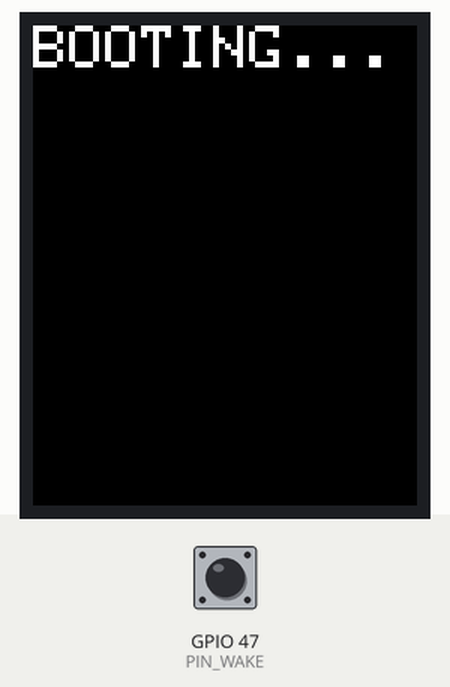
Simulated run of this sketch. Board: ESP32-S3. Parts: 128×160 colour display. The test bench sets the inputs (shaded band); at power-on: GPIO 47 (PIN_WAKE) HIGH. WiFi joins after 1.5 s; servers stay silent unless stated; I2S audio is not simulated (input reads silence); what the sketch prints to the serial monitor is not drawn.

Above: at 0.7 s.
At 5.4 s:
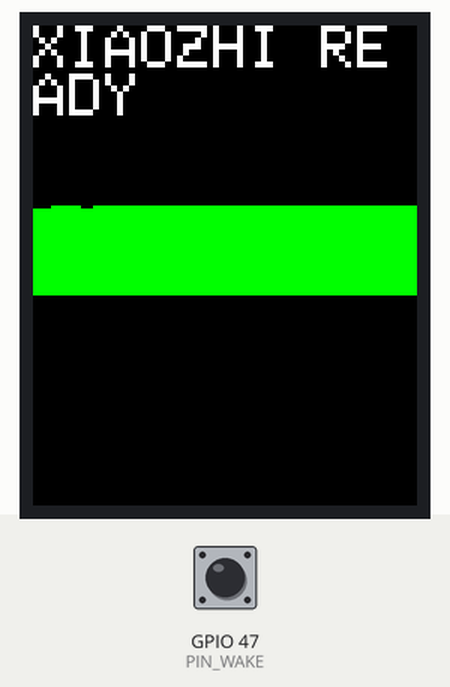
5.5 s: GPIO 47 (PIN_WAKE) pulled LOW for 0.15 s
At 6.6 s:
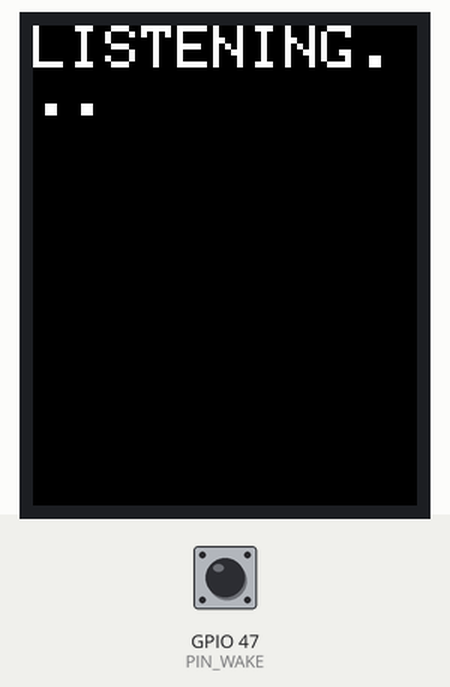
At 8.2 s:
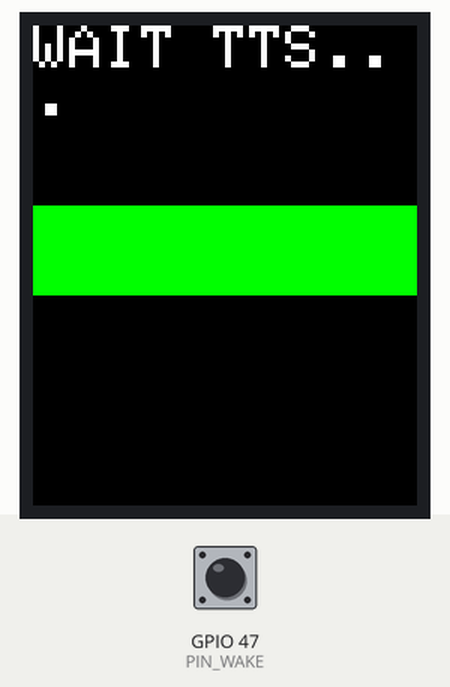
10.1 s: GPIO 47 (PIN_WAKE) pulled LOW for 1 s
13.6 s: GPIO 47 (PIN_WAKE) pulled LOW for 3.2 s
Timing chart, 0 to 16.6 s (numbered marks = the images above; inputs shaded):
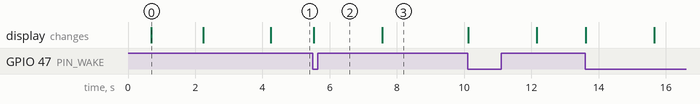

The sketch:

Xiaozhi_FULL.ino
```cpp
#include <Arduino.h>
#include "Config.h"
#include "WiFiManager.h"
#include "ButtonManager.h"
#include "MicINMP441.h"
#include "DisplayManager.h"
#include "AudioPlayer.h"
#include "MicINMP441.h"
#include "XiaozhiClient.h"


#define WAKE_WORD_PIN PIN_WAKE


bool wakeDetected = false;

void IRAM_ATTR onWakePress() {
    wakeDetected = true;  // detect wake word button press
}

int16_t micBuf[AUDIO_BUF];

void setup() {
  Serial.begin(115200);
  delay(500);

  // ===== LCD =====
  DisplayManager::init();
  DisplayManager::showText("BOOTING...");

  // ===== WIFI =====
  WiFiManager::connect();
  DisplayManager::showText("WIFI OK");

  // ===== INPUT =====
  ButtonManager::init();
  //
  pinMode(WAKE_WORD_PIN, INPUT_PULLUP);
  attachInterrupt(digitalPinToInterrupt(WAKE_WORD_PIN), onWakePress, FALLING);


  // ===== AUDIO =====
  MicINMP441::init();
  AudioPlayer::init();

  // ===== XIAOZHI =====
  XiaozhiClient::init();
  DisplayManager::showText("XIAOZHI READY");

  Serial.println("Xiaozhi AI Ready");

  delay(2000);              // ⏳ chờ websocket ổn định
  //XiaozhiClient::testSpeakHello(); // 🔥 TEST NÓI
}


static unsigned long lastSend = 0;
static bool talking = false;

//void loop() {
  // XiaozhiClient::loop();

  // if (ButtonManager::wakePressed()) {
  //   talking = true;

  //   if (millis() - lastSend > 40) {   // ~25 gói / giây
  //     static int16_t micBuf[AUDIO_BUF];
  //     size_t len = MicINMP441::read(micBuf, AUDIO_BUF);
  //     XiaozhiClient::sendAudio(micBuf, len);
  //     lastSend = millis();

  //     DisplayManager::showText("LISTENING...");
  //   }
  // }
  // else if (talking) {
  //   // vừa nhả nút xong → kết thúc nói
  //   XiaozhiClient::endAudio();
  //   DisplayManager::showText("PROCESSING...");
  //   talking = false;
  // }
//}

void loop() {
   XiaozhiClient::loop();

    static const size_t RECORD_SAMPLES = SAMPLE_RATE * 2; // 2s buffer
    static int16_t* pcmBuffer = nullptr;
    if (!pcmBuffer) pcmBuffer = (int16_t*)malloc(RECORD_SAMPLES * sizeof(int16_t));

    if (wakeDetected) {
        wakeDetected = false;
        DisplayManager::showText("LISTENING...");
        Serial.println("[WAKE] Recording audio...");

        // 🔹 Ghi âm từ MIC
        MicINMP441::recordPCM(pcmBuffer, RECORD_SAMPLES);

        // 🔹 Gửi đến Xiaozhi
        XiaozhiClient::sendAudio(pcmBuffer, RECORD_SAMPLES);
        XiaozhiClient::endAudio();

        DisplayManager::showText("WAIT TTS...");
        Serial.println("[WAKE] Audio sent, waiting for TTS...");
    }

     // 🔹 hiển thị text trả lời Xiaozhi
    String txt = XiaozhiClient::getText();
    if (txt.length() > 0) {

        DisplayManager::showText(txt.c_str());
        XiaozhiClient::clearText();  // xóa sau khi hiển thị
    }

    // 🔹 Hiển thị waveform realtime
    if (!XiaozhiClient::isSpeaking()) {
        for (size_t i = 0; i < 80; i++) {
            int16_t sample = pcmBuffer[i * (RECORD_SAMPLES / 80)];
            int height = map(sample, -30000, 30000, 0, 60);
            DisplayManager::drawWaveColumn(i, height); // cần viết drawWaveColumn trong DisplayManager
        }
    }
}
```

AppState.cpp
```cpp
#include "AppState.h"

AppState AppStateManager::current = AppState::IDLE;

void AppStateManager::set(AppState s) {
  current = s;
}

AppState AppStateManager::get() {
  return current;
}
```

AppState.h
```cpp
#pragma once
#include "Config.h"

class AppStateManager {
public:
  static void set(AppState s);
  static AppState get();
private:
  static AppState current;
};
```

AudioPlayer.cpp
```cpp
#include "AudioPlayer.h"
#include "Config.h"
#include <driver/i2s.h>

#define SPK_BCK  15
#define SPK_WS   16
#define SPK_DOUT 17

void AudioPlayer::init() {
  i2s_config_t cfg = {
    .mode = (i2s_mode_t)(I2S_MODE_MASTER | I2S_MODE_TX),
    .sample_rate = SAMPLE_RATE,
    .bits_per_sample = I2S_BITS_PER_SAMPLE_16BIT,
    .channel_format = I2S_CHANNEL_FMT_ONLY_LEFT,
    .communication_format = I2S_COMM_FORMAT_I2S,
    .intr_alloc_flags = ESP_INTR_FLAG_LEVEL1,
    .dma_buf_count = 6,
    .dma_buf_len = 512
  };

  i2s_pin_config_t pin = {
    .bck_io_num = SPK_BCK,
    .ws_io_num = SPK_WS,
    .data_out_num = SPK_DOUT,
    .data_in_num = -1
  };

  i2s_driver_install(I2S_NUM_1, &cfg, 0, NULL);
  i2s_set_pin(I2S_NUM_1, &pin);
}

void AudioPlayer::playPCM(int16_t* data, size_t samples) {
  size_t written;
  i2s_write(I2S_NUM_1, data, samples * 2, &written, portMAX_DELAY);
}
```

AudioPlayer.h
```cpp
#pragma once
#include <Arduino.h>

class AudioPlayer {
public:
  static void init();
  static void playPCM(int16_t* data, size_t samples);
};
```

Base64.cpp
```cpp
#include "Base64.h"
#include "mbedtls/base64.h"

String base64Encode(uint8_t* data, size_t len) {
  size_t outLen;
  uint8_t out[4 * ((len + 2) / 3)];

  mbedtls_base64_encode(out, sizeof(out), &outLen, data, len);
  return String((char*)out);
}

uint8_t* base64Decode(const char* input, size_t len, size_t* outLen) {
  uint8_t* out = (uint8_t*)malloc(len);
  mbedtls_base64_decode(out, len, outLen, (uint8_t*)input, len);
  return out;
}
```

Base64.h
```cpp
#pragma once
#include <Arduino.h>

String base64Encode(uint8_t* data, size_t len);
uint8_t* base64Decode(const char* input, size_t len, size_t* outLen);
```

ButtonManager.cpp
```cpp
#include "ButtonManager.h"
#include "Config.h"
#include <Arduino.h>

void ButtonManager::init() {
  pinMode(PIN_WAKE, INPUT_PULLUP);
  pinMode(PIN_VOL_UP, INPUT_PULLUP);
  pinMode(PIN_VOL_DN, INPUT_PULLUP);
}

bool ButtonManager::wakePressed() {
  return digitalRead(PIN_WAKE) == LOW;
}
```

ButtonManager.h
```cpp
#pragma once
class ButtonManager {
public:
  static void init();
  static bool wakePressed();
};
```

DisplayManager.cpp
```cpp
#include "DisplayManager.h"
#include "Config.h"

#include <SPI.h>

static Adafruit_ST7735 tft(TFT_CS, TFT_DC, TFT_RST);

void DisplayManager::init() {
  SPI.begin(TFT_SCK, -1, TFT_MOSI);

  // tft.initR(INITR_BLACKTAB);
  // tft.fillScreen(ST77XX_BLACK);
  // tft.setRotation(1);
  // tft.setTextColor(ST77XX_WHITE);
  // tft.setTextSize(2);
    tft.initR(INITR_BLACKTAB);
    tft.fillScreen(ST77XX_BLACK);
    tft.setTextColor(ST77XX_WHITE);
    tft.setTextSize(2);
    tft.setCursor(0, 0);
    tft.println("Init LCD...");
}


void DisplayManager::showText(const String& txt) {
  // tft.fillScreen(ST77XX_BLACK);
  // tft.setCursor(0, 20);
  // tft.print(txt);
    tft.fillScreen(ST77XX_BLACK);
    tft.setCursor(0, 0);
    tft.println(txt);
    Serial.print("[LCD] "); Serial.println(txt);
}

void DisplayManager::drawWaveColumn(int col, int height) {
    tft.fillRect(col*2, 30, 2, 60, ST77XX_BLACK);  // clear cột cũ
    tft.fillRect(col*2, 90-height, 2, height, ST77XX_GREEN);
}
```

DisplayManager.h
```cpp
#pragma once
#include <Adafruit_GFX.h>
#include <Adafruit_ST7735.h>

class DisplayManager {
public:
  static void init();


  static void showText(const String& txt);

  static void drawWaveColumn(int col, int height);
};
```

MicINMP441.cpp
```cpp
#include "MicINMP441.h"
#include "Config.h"
#include <driver/i2s.h>

// void MicINMP441::init() {
//   i2s_config_t cfg = {
//     .mode = (i2s_mode_t)(I2S_MODE_MASTER | I2S_MODE_RX),
//     .sample_rate = SAMPLE_RATE,
//     .bits_per_sample = I2S_BITS_PER_SAMPLE_16BIT,
//     .channel_format = I2S_CHANNEL_FMT_ONLY_LEFT,
//     .communication_format = I2S_COMM_FORMAT_I2S,
//     .intr_alloc_flags = ESP_INTR_FLAG_LEVEL1,
//     .dma_buf_count = 4,
//     .dma_buf_len = AUDIO_BUF
//   };

//   i2s_pin_config_t pin = {
//     .bck_io_num = MIC_SCK,
//     .ws_io_num  = MIC_WS,
//     .data_out_num = -1,
//     .data_in_num  = MIC_SD
//   };

//   i2s_driver_install(I2S_NUM_0, &cfg, 0, NULL);
//   i2s_set_pin(I2S_NUM_0, &pin);
// }

// size_t MicINMP441::read(int16_t* buffer, size_t len) {
//   size_t bytes;
//   i2s_read(I2S_NUM_0, buffer, len * 2, &bytes, portMAX_DELAY);
//   return bytes / 2;
// }


void MicINMP441::init() {
    i2s_config_t cfg = {
        .mode = i2s_mode_t(I2S_MODE_MASTER | I2S_MODE_RX),
        .sample_rate = SAMPLE_RATE,
        .bits_per_sample = I2S_BITS_PER_SAMPLE_16BIT,
        .channel_format = I2S_CHANNEL_FMT_ONLY_LEFT,
        .communication_format = I2S_COMM_FORMAT_I2S,
        .intr_alloc_flags = 0,
        .dma_buf_count = 4,
        .dma_buf_len = 256,
        .use_apll = false
    };

    i2s_pin_config_t pin = {
        .bck_io_num = MIC_SCK,
        .ws_io_num  = MIC_WS,
        .data_out_num = -1,
        .data_in_num  = MIC_SD
    };

    i2s_driver_install(I2S_NUM_0, &cfg, 0, NULL);
    i2s_set_pin(I2S_NUM_0, &pin);
}

void MicINMP441::recordPCM(int16_t* buffer, size_t samples) {
    size_t bytesRead = 0;
    i2s_read(I2S_NUM_0, buffer, samples * sizeof(int16_t), &bytesRead, portMAX_DELAY);
}
```

MicINMP441.h
```cpp
#pragma once
#include <Arduino.h>

class MicINMP441 {
public:
  static void init();
  static size_t read(int16_t* buffer, size_t len);
  //
  static void recordPCM(int16_t* buffer, size_t samples);
};
```

SpeakerI2S.cpp
```cpp
#include "Config.h"
#include "SpeakerI2S.h"
#include "pins.h"
#include <driver/i2s.h>

void SpeakerI2S::begin() {
  i2s_config_t cfg = {
    .mode = (i2s_mode_t)(I2S_MODE_MASTER | I2S_MODE_TX),
    .sample_rate = SAMPLE_RATE,
    .bits_per_sample = I2S_BITS_PER_SAMPLE_16BIT,
    .channel_format = I2S_CHANNEL_FMT_ONLY_LEFT,
    .communication_format = I2S_COMM_FORMAT_I2S,
    .intr_alloc_flags = 0,
    .dma_buf_count = 4,
    .dma_buf_len = 256,
    .use_apll = false
  };

  i2s_pin_config_t pin = {
    .bck_io_num = SPK_BCK,
    .ws_io_num  = SPK_WS,
    .data_out_num = SPK_DOUT,
    .data_in_num = -1
  };

  i2s_driver_install(I2S_NUM_1, &cfg, 0, NULL);
  i2s_set_pin(I2S_NUM_1, &pin);
}

void SpeakerI2S::play(const int16_t* data, size_t len) {
  size_t bytes;
  i2s_write(I2S_NUM_1, data, len * 2, &bytes, portMAX_DELAY);
}
```

SpeakerI2S.h
```cpp
#pragma once
#include <Arduino.h>

class SpeakerI2S {
public:
  void begin();
  void play(const int16_t* data, size_t len);
};
```

VAD.cpp
```cpp
#include "VAD.h"

VAD::VAD(int threshold, int silenceMs) {
  th = threshold;
  silence = silenceMs;
}

bool VAD::detect(const int16_t* buf, size_t len) {
  long sum = 0;
  for (size_t i = 0; i < len; i++) sum += abs(buf[i]);

  if (sum / len > th) {
    lastVoice = millis();
    return true;
  }
  return millis() - lastVoice < silence;
}

void VAD::reset() {
  lastVoice = 0;
}
```

VAD.h
```cpp
#pragma once
#include <Arduino.h>

class VAD {
public:
  VAD(int threshold, int silenceMs);
  bool detect(const int16_t* buf, size_t len);
  void reset();

private:
  int th;
  unsigned long lastVoice = 0;
  int silence;
};
```

WiFiManager.cpp
```cpp
#include "WiFiManager.h"
#include "Config.h"

void WiFiManager::connect() {
  WiFi.mode(WIFI_STA);
  WiFi.begin(WIFI_SSID, WIFI_PASS);

  Serial.print("Connecting WiFi");
  while (WiFi.status() != WL_CONNECTED) {
    delay(500);
    Serial.print(".");
  }
  Serial.println("\nWiFi Connected");
}
```

WiFiManager.h
```cpp
#pragma once
#include <WiFi.h>

class WiFiManager {
public:
  static void connect();
};
```

XiaoZhiClient.cpp
```cpp
#include "XiaozhiClient.h"
#include "Config.h"
#include "Base64.h"
#include "AudioPlayer.h"

#include <WebSocketsClient.h>
#include <ArduinoJson.h>

/* ================= WEBSOCKET ================= */
WebSocketsClient XiaozhiClient::ws;
bool XiaozhiClient::speaking = false;

/* ================= EVENT HANDLER ================= */
// 🔹 thêm biến static
String XiaozhiClient::lastText = "";

void XiaozhiClient::onEvent(WStype_t type, uint8_t* payload, size_t length) {
    switch (type) {
        case WStype_CONNECTED:
            Serial.println("[XIAOZHI] Connected MCP");
            break;
        case WStype_DISCONNECTED:
            Serial.println("[XIAOZHI] Disconnected");
            speaking = false;
            break;
        case WStype_TEXT:
        case WStype_BIN: {
            DynamicJsonDocument doc(8192);
            DeserializationError err = deserializeJson(doc, payload);
            if (err) return;

            if (!doc.containsKey("type")) return;

            if (doc["type"] == "text") {
               String txt = doc["data"].as<String>();
               Serial.print("Xiaozhi: "); Serial.println(txt);
                // 🔹 lưu text mới
               lastText = txt;
            }

            if (doc["type"] == "audio") {
                speaking = true;
                const char* b64 = doc["data"];
                if (!b64) return;

                size_t outLen = 0;
                uint8_t* pcm = base64Decode(b64, strlen(b64), &outLen);
                if (pcm && outLen > 0) {
                    AudioPlayer::playPCM((int16_t*)pcm, outLen / 2);
                    free(pcm);
                }
                speaking = false;  // TTS đã phát xong
            }
            break;
        }
        default: break;
    }
}

/* ================= INIT ================= */
void XiaozhiClient::init() {

  ws.beginSSL(XIAOZHI_HOST,XIAOZHI_PORT,XIAOZHI_PATH);
  ws.onEvent(onEvent);
  ws.setReconnectInterval(3000);
  Serial.println("[XIAOZHI] Init done");
}

/* ================= LOOP ================= */
void XiaozhiClient::loop() {
  ws.loop();
}
/* ================= SEND AUDIO ================= */
void XiaozhiClient::sendAudio(int16_t* pcm, size_t samples) {
    if (!pcm || samples == 0) return;

    String b64 = base64Encode((uint8_t*)pcm, samples * 2);
    DynamicJsonDocument doc(4096);
    doc["type"] = "audio";
    doc["format"] = "pcm16";
    doc["sample_rate"] = 16000;
    doc["channels"] = 1;
    doc["data"] = b64;

    String msg; serializeJson(doc, msg);
    ws.sendTXT(msg);
}

/* ================= END AUDIO ================= */
void XiaozhiClient::endAudio() {
    DynamicJsonDocument doc(64);
    doc["type"] = "audio_end";
    String msg; serializeJson(doc, msg);
    ws.sendTXT(msg);
    Serial.println("[XIAOZHI] Audio end sent");
}
```

XiaoZhiClient.h
```cpp
#pragma once
#include <WebSocketsClient.h>
#include <ArduinoJson.h>
#include "SpeakerI2S.h"


class XiaozhiClient {
public:
  static void init();
  static void loop();
  static void sendAudio(int16_t* pcm, size_t len);
  static void endAudio();          // ✅ đã dùng trong cpp

  //static void testSpeakHello();

   // 🟢 trạng thái TTS
  static bool isSpeaking() { return speaking; }

   // 🔹 mới: lưu text mới từ Xiaozhi
    static String getText() { return lastText; }
    static void clearText() { lastText = ""; }


private:
  static WebSocketsClient ws;      // 🔥 KHAI BÁO ĐÚNG CHỖ
  static bool speaking;  // đang phát TTS

  static String lastText;           // 🔹 lưu text mới từ Xiaozhi

  static void onEvent(WStype_t type, uint8_t* payload, size_t length);
};
```

Config.h
```cpp
#pragma once
#include <Arduino.h>


/* ================= WIFI ================= */
#define WIFI_SSID   "PixelCS"
#define WIFI_PASS   "PixelCS@Nhan"

/* ================= XIAOZHI ================= */

#define XIAOZHI_HOST "api.xiaozhi.me"
#define XIAOZHI_PORT 443

#define XIAOZHI_PATH "/mcp/?token=eyJhbGciOiJFUzI1NiIsInR5cCI6IkpXVCJ9.eyJ1c2VySWQiOjcxODc4NiwiYWdlbnRJZCI6MTIyMDYwNywiZW5kcG9pbnRJZCI6ImFnZW50XzEyMjA2MDciLCJwdXJwb3NlIjoibWNwLWVuZHBvaW50IiwiaWF0IjoxNzY3NzgxODE2LCJleHAiOjE3OTkzMzk0MTZ9.pplAnV0gnmt1ZuO6KavKZfQoDuq8IyXudmc4L6H4zPLvMD5SeSiDnIA6uvxI6qPV8D52YIiuBlrrVxfjTWOrAg"


/* ================= APP STATE ================= */
enum class AppState {
  IDLE,
  LISTENING,
  SPEAKING
};

/* ================= BUTTON ================= */
#define PIN_WAKE    47
#define PIN_VOL_UP  40
#define PIN_VOL_DN  39

/* ================= TFT ST7735 ================= */
#define TFT_SCK   42
#define TFT_MOSI  41
#define TFT_CS    10
#define TFT_DC    9
#define TFT_RST   8

/* ================= MIC INMP441 ================= */
#define MIC_SD   6
#define MIC_SCK  5
#define MIC_WS   4

/* ================= AUDIO ================= */
#define AUDIO_BUF   512
#define SAMPLE_RATE 16000
```

pins.h
```cpp
#pragma once

/* ===== TFT ===== */
#define TFT_CS   10
#define TFT_DC   9
#define TFT_RST  8
#define TFT_SCK  12
#define TFT_MOSI 11

/* ===== MIC INMP441 ===== */
#define MIC_WS   4
#define MIC_SD   5
#define MIC_SCK  6

/* ===== SPEAKER ===== */
#define SPK_BCK  17
#define SPK_WS   18
#define SPK_DOUT 16

/* ===== BUTTON ===== */
#define PIN_WAKE 7
```

Measured:
- after the input at 5.5 s, the display: changes at once (image 2)
- what the display in image 0 shows lasts 1.5 s, from 0.7 s to 2.2 s
